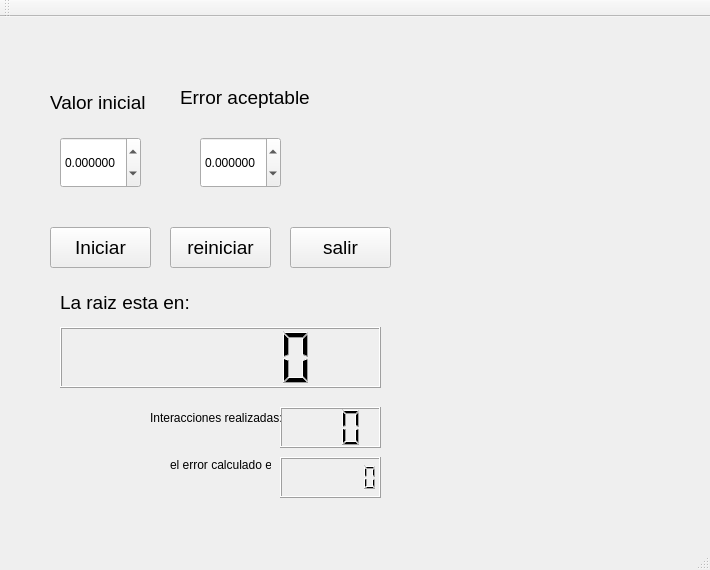
<?xml version="1.0" encoding="UTF-8"?>
<ui version="4.0">
 <class>punto</class>
 <widget class="QMainWindow" name="punto">
  <property name="geometry">
   <rect>
    <x>0</x>
    <y>0</y>
    <width>710</width>
    <height>570</height>
   </rect>
  </property>
  <property name="windowTitle">
   <string>punto</string>
  </property>
  <widget class="QWidget" name="centralWidget">
   <widget class="QPushButton" name="iniciar">
    <property name="geometry">
     <rect>
      <x>50</x>
      <y>210</y>
      <width>101</width>
      <height>41</height>
     </rect>
    </property>
    <property name="font">
     <font>
      <pointsize>14</pointsize>
     </font>
    </property>
    <property name="text">
     <string>Iniciar</string>
    </property>
   </widget>
   <widget class="QPushButton" name="reiniciar">
    <property name="geometry">
     <rect>
      <x>170</x>
      <y>210</y>
      <width>101</width>
      <height>41</height>
     </rect>
    </property>
    <property name="font">
     <font>
      <pointsize>14</pointsize>
     </font>
    </property>
    <property name="text">
     <string>reiniciar</string>
    </property>
   </widget>
   <widget class="QPushButton" name="salir">
    <property name="geometry">
     <rect>
      <x>290</x>
      <y>210</y>
      <width>101</width>
      <height>41</height>
     </rect>
    </property>
    <property name="font">
     <font>
      <pointsize>14</pointsize>
     </font>
    </property>
    <property name="text">
     <string>salir</string>
    </property>
   </widget>
   <widget class="QLabel" name="label">
    <property name="geometry">
     <rect>
      <x>50</x>
      <y>60</y>
      <width>101</width>
      <height>51</height>
     </rect>
    </property>
    <property name="font">
     <font>
      <pointsize>14</pointsize>
     </font>
    </property>
    <property name="text">
     <string>Valor inicial</string>
    </property>
   </widget>
   <widget class="QLabel" name="label_2">
    <property name="geometry">
     <rect>
      <x>180</x>
      <y>60</y>
      <width>131</width>
      <height>41</height>
     </rect>
    </property>
    <property name="font">
     <font>
      <pointsize>14</pointsize>
     </font>
    </property>
    <property name="text">
     <string>Error aceptable</string>
    </property>
   </widget>
   <widget class="QDoubleSpinBox" name="inicial">
    <property name="geometry">
     <rect>
      <x>60</x>
      <y>120</y>
      <width>81</width>
      <height>51</height>
     </rect>
    </property>
    <property name="decimals">
     <number>6</number>
    </property>
    <property name="minimum">
     <double>-999999000.000000000000000</double>
    </property>
    <property name="maximum">
     <double>99.000000000000000</double>
    </property>
    <property name="singleStep">
     <double>0.100000000000000</double>
    </property>
   </widget>
   <widget class="QLCDNumber" name="raiz">
    <property name="geometry">
     <rect>
      <x>60</x>
      <y>310</y>
      <width>321</width>
      <height>61</height>
     </rect>
    </property>
    <property name="digitCount">
     <number>6</number>
    </property>
   </widget>
   <widget class="QLabel" name="label_3">
    <property name="geometry">
     <rect>
      <x>60</x>
      <y>270</y>
      <width>331</width>
      <height>31</height>
     </rect>
    </property>
    <property name="font">
     <font>
      <pointsize>14</pointsize>
     </font>
    </property>
    <property name="text">
     <string>La raiz esta en:</string>
    </property>
   </widget>
   <widget class="QLCDNumber" name="interacciones">
    <property name="geometry">
     <rect>
      <x>280</x>
      <y>390</y>
      <width>101</width>
      <height>41</height>
     </rect>
    </property>
    <property name="digitCount">
     <number>3</number>
    </property>
   </widget>
   <widget class="QLabel" name="label_4">
    <property name="geometry">
     <rect>
      <x>150</x>
      <y>380</y>
      <width>131</width>
      <height>41</height>
     </rect>
    </property>
    <property name="text">
     <string>Interacciones realizadas:</string>
    </property>
   </widget>
   <widget class="QDoubleSpinBox" name="error">
    <property name="geometry">
     <rect>
      <x>200</x>
      <y>120</y>
      <width>81</width>
      <height>51</height>
     </rect>
    </property>
    <property name="decimals">
     <number>6</number>
    </property>
    <property name="minimum">
     <double>-999999999.000000000000000</double>
    </property>
    <property name="maximum">
     <double>99.999999000000003</double>
    </property>
    <property name="singleStep">
     <double>0.100000000000000</double>
    </property>
   </widget>
   <widget class="QLCDNumber" name="errorcalculado">
    <property name="geometry">
     <rect>
      <x>280</x>
      <y>440</y>
      <width>101</width>
      <height>41</height>
     </rect>
    </property>
    <property name="digitCount">
     <number>7</number>
    </property>
   </widget>
   <widget class="QLabel" name="label_5">
    <property name="geometry">
     <rect>
      <x>170</x>
      <y>440</y>
      <width>101</width>
      <height>16</height>
     </rect>
    </property>
    <property name="text">
     <string>el error calculado es:</string>
    </property>
   </widget>
  </widget>
  <widget class="QMenuBar" name="menuBar">
   <property name="geometry">
    <rect>
     <x>0</x>
     <y>0</y>
     <width>710</width>
     <height>21</height>
    </rect>
   </property>
  </widget>
  <widget class="QToolBar" name="mainToolBar">
   <attribute name="toolBarArea">
    <enum>TopToolBarArea</enum>
   </attribute>
   <attribute name="toolBarBreak">
    <bool>false</bool>
   </attribute>
  </widget>
  <widget class="QStatusBar" name="statusBar"/>
 </widget>
 <layoutdefault spacing="6" margin="11"/>
 <resources/>
 <connections>
  <connection>
   <sender>salir</sender>
   <signal>clicked()</signal>
   <receiver>punto</receiver>
   <slot>close()</slot>
   <hints>
    <hint type="sourcelabel">
     <x>364</x>
     <y>263</y>
    </hint>
    <hint type="destinationlabel">
     <x>498</x>
     <y>271</y>
    </hint>
   </hints>
  </connection>
 </connections>
</ui>
